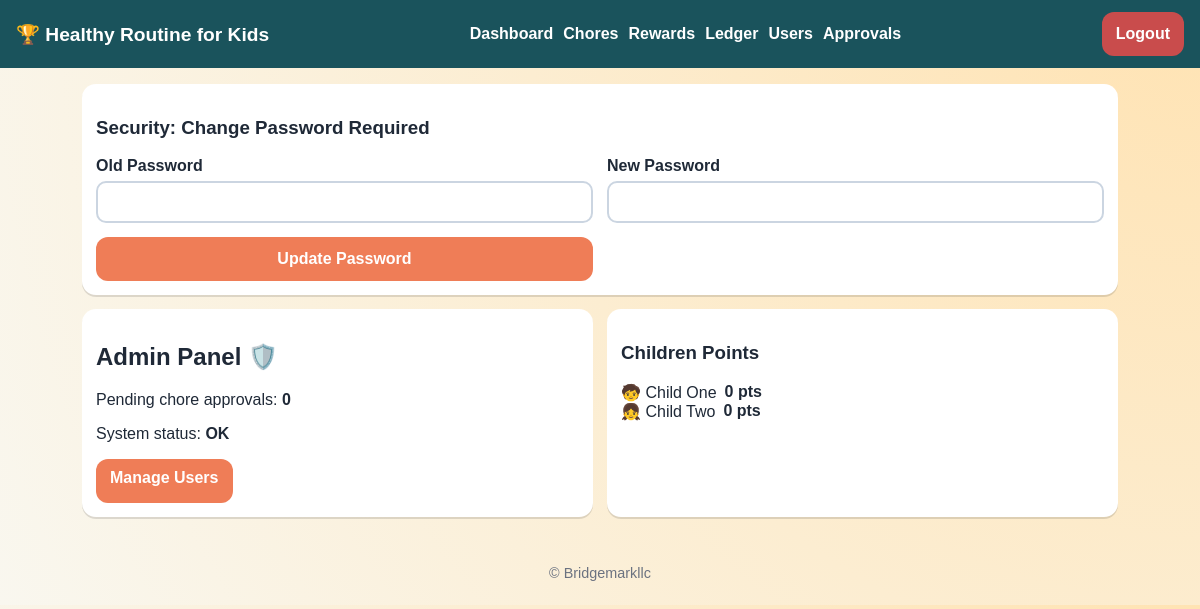
The app's page /dashboard (signed in) with its own data.
### tables this page shows
CREATE TABLE users (
            id INTEGER PRIMARY KEY AUTOINCREMENT,
            username TEXT NOT NULL UNIQUE,
            display_name TEXT NOT NULL,
            role TEXT NOT NULL CHECK(role IN ('ADMIN','PARENT','CHILD')),
            password_hash TEXT NOT NULL,
            avatar TEXT NOT NULL DEFAULT '🙂',
            is_active INTEGER NOT NULL DEFAULT 1,
            must_change_password INTEGER NOT NULL DEFAULT 0,
            created_at TEXT NOT NULL
        );

### app/main.py (the view, shortened to what this page needs)
@app.get("/dashboard")
def dashboard(request: Request):
    user = _require_login(request)
    conn = request.state.conn
    if user["role"] in {ROLE_PARENT, ROLE_ADMIN}:
        children = [u for u in list_users(conn) if u["role"] == ROLE_CHILD and u["is_active"]]
        child_points = [{"user": c, "points": get_points_total(conn, c["id"])} for c in children]
        pending = approvals_queue(conn)
        template = "dashboard_parent.html" if user["role"] == ROLE_PARENT else "dashboard_admin.html"
        return templates.TemplateResponse(
            template,
            _ctx(request, child_points=child_points, pending=pending),
        )
    raise HTTPException(status_code=403, detail="Unknown role")

### app/db.py (called while the page is built)
def get_db_path() -> str:
    return os.getenv("APP_DB_PATH", "/data/app.db")

def connect(db_path: str | None = None) -> sqlite3.Connection:
    path = db_path or get_db_path()
    conn = sqlite3.connect(path, check_same_thread=False)
    conn.row_factory = sqlite3.Row
    conn.execute("PRAGMA foreign_keys = ON")
    return conn

### app/main.py (called while the page is built)
@app.middleware("http")
async def attach_user(request: Request, call_next):
    conn = connect()
    request.state.conn = conn
    request.state.user = None
    try:
        response = await call_next(request)
    finally:
        conn.close()
    return response

def _current_user(request: Request):
    if getattr(request.state, "user", None):
        return request.state.user
    if "session" not in request.scope:
        return None
    user_id = request.session.get("user_id")
    if not user_id:
        return None
    user = get_user(request.state.conn, int(user_id))
    if not user or not user["is_active"]:
        request.session.clear()
        return None
    request.state.user = user
    return user

def _require_login(request: Request):
    user = _current_user(request)
    if not user:
        raise HTTPException(status_code=401, detail="Authentication required")
    return user

def _ctx(request: Request, **kwargs: Any) -> dict[str, Any]:
    user = _current_user(request)
    return {
        "request": request,
        "user": user,
        "is_admin": bool(user and user["role"] == ROLE_ADMIN),
        "is_parent": bool(user and user["role"] == ROLE_PARENT),
        "is_child": bool(user and user["role"] == ROLE_CHILD),
        **kwargs,
    }

### app/services/core.py (called while the page is built)
def row_to_dict(row: sqlite3.Row | None) -> dict[str, Any] | None:
    if row is None:
        return None
    return {k: row[k] for k in row.keys()}

def list_users(conn: sqlite3.Connection) -> list[dict[str, Any]]:
    rows = conn.execute(
        "SELECT id, username, display_name, role, avatar, is_active, must_change_password, created_at FROM users ORDER BY id"
    ).fetchall()
    return [row_to_dict(r) for r in rows]

def get_user(conn: sqlite3.Connection, user_id: int) -> dict[str, Any] | None:
    row = conn.execute("SELECT * FROM users WHERE id = ?", (user_id,)).fetchone()
    return row_to_dict(row)

def get_points_total(conn: sqlite3.Connection, user_id: int) -> int:
    row = conn.execute("SELECT COALESCE(SUM(delta), 0) AS total FROM ledger WHERE user_id = ?", (user_id,)).fetchone()
    return int(row["total"]) if row else 0

### app/templates/dashboard_admin.html
{% extends "base.html" %}
{% block content %}
<section class="grid two">
  <article class="card big">
    <h2>Admin Panel 🛡️</h2>
    <p>Pending chore approvals: <strong>{{ pending|length }}</strong></p>
    <p>System status: <strong>OK</strong></p>
    <a class="btn" href="/users">Manage Users</a>
  </article>
  <article class="card">
    <h3>Children Points</h3>
    {% for cp in child_points %}
    <div class="row"><span>{{ cp.user.avatar }} {{ cp.user.display_name }}</span><strong>{{ cp.points }} pts</strong></div>
    {% else %}
    <p class="muted">No children yet.</p>
    {% endfor %}
  </article>
</section>
{% endblock %}

### app/static/styles.css (style rules this page uses)
:root { --bg: #f9f7ef; --card: #ffffff; --ink: #1f2937; --accent: #ef7d57; --accent-2: #6ab187; --danger: #c94c4c; --muted: #6b7280; }
* { box-sizing: border-box; }
body { margin: 0; font-family: "Trebuchet MS", "Verdana", sans-serif; color: var(--ink); background: radial-gradient(circle at top right, #ffe3b3, var(--bg)); }
.card { background: var(--card); border-radius: 14px; padding: 14px; box-shadow: 0 2px 0 rgba(0,0,0,0.12); margin-bottom: 14px; }
.big { min-height: 160px; }
.grid { display: grid; gap: 14px; }
.grid.two { grid-template-columns: 1fr; }
.row { display: flex; gap: 8px; align-items: center; flex-wrap: wrap; }
.btn { border: 0; border-radius: 12px; background: var(--accent); color: #fff; padding: 10px 14px; font-size: 1rem; font-weight: 700; cursor: pointer; min-height: 44px; text-decoration: none; display: inline-block; }
@media (min-width: 800px) { .grid.two { grid-template-columns: 1fr 1fr; } }

### records on screen
users: user.avatar "🧒", user.display_name "Child One"
users: user.avatar "👧", user.display_name "Child Two"

### other values on screen
{{ pending|length }} "0"
{{ cp.points }} "0" "0"
